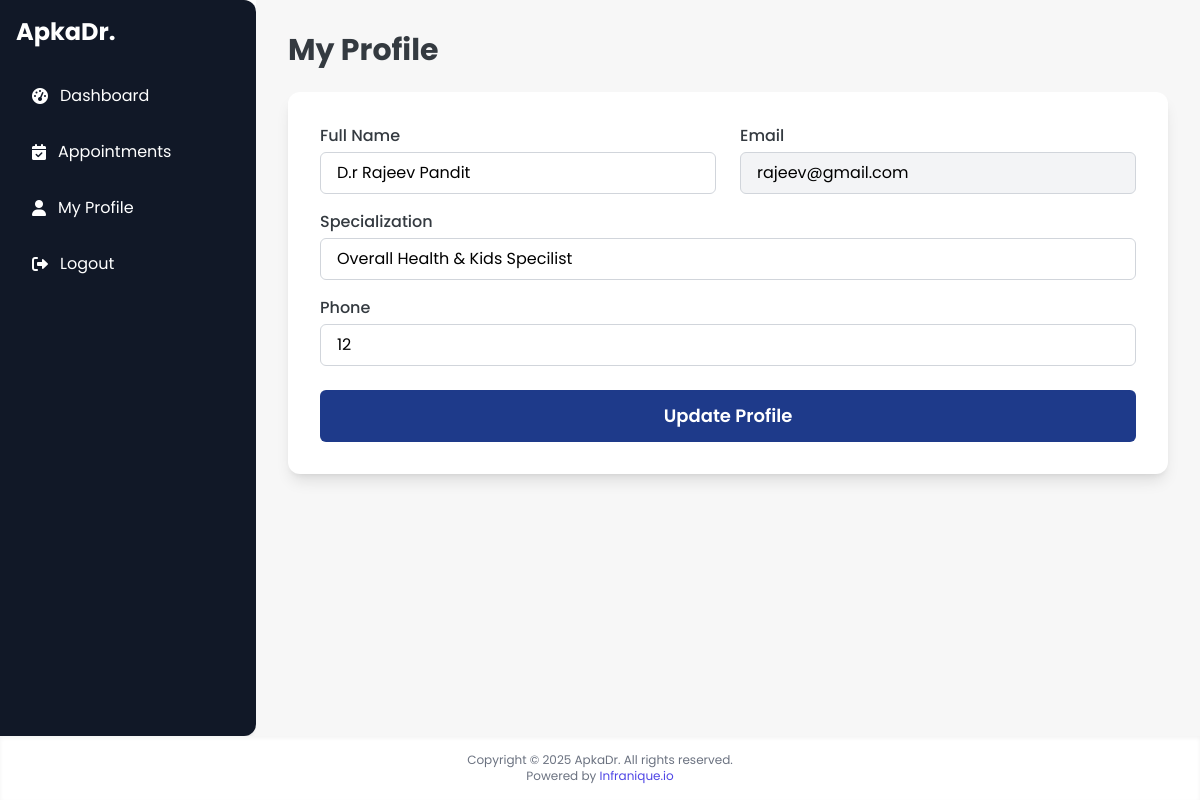
/doctor/profile/1 (signed in), run on the app's committed database.
### backend/models.py (models this page shows, shortened)
class Doctor(db.Model):
    id = db.Column(db.Integer, primary_key=True)
    full_name = db.Column(db.String(100), nullable=False)
    email = db.Column(db.String(100), unique=True, nullable=False)
    phone = db.Column(db.String(20), nullable=False)
    specialty = db.Column(db.String(100), nullable=False)
    password = db.Column(db.String(200), nullable=False)   # Hashed
    status = db.Column(db.String(20), nullable=False, default='pending')     # 'pending' or 'approved'
    photo = db.Column(db.String(200))     # Path to uploaded photo
    age = db.Column(db.Integer(), nullable=True)     # Added age field
    address = db.Column(db.String(200), nullable=True) # Added address field
    available_from = db.Column(db.String(5), nullable=True)
    available_to = db.Column(db.String(5), nullable=True)
    morning_slot = db.Column(db.String(50), nullable=True) # Store full slot description
    afternoon_slot = db.Column(db.String(50), nullable=True) # Store full slot description
    evening_slot = db.Column(db.String(50), nullable=True) # Store full slot description
    appointments = db.relationship('Appointment', backref='doctor', lazy=True, primaryjoin="Doctor.id == Appointment.doctor_id")

### backend/controllers.py (the view, shortened to what this page needs)
@app.route("/doctor/profile/<int:user_id>", methods=["GET", "POST"])
def doctor_profile(user_id):
    doctor = Doctor.query.get_or_404(user_id)
    if session.get("user_type") != "doctor" or session.get("user_id") != doctor.id:
        flash("Unauthorized access", "danger")
        return redirect(url_for("login_page"))
    return render_template("doctor/doctor_profile.html", doctor=doctor)

### templates/doctor/doctor_profile.html (shortened to what this page needs)
<!DOCTYPE html>
<html lang="en">
<head>
    <script src="https://cdn.tailwindcss.com"></script>
    <link rel="stylesheet" href="https://cdnjs.cloudflare.com/ajax/libs/font-awesome/6.0.0-beta3/css/all.min.css">
</head>
<body class="flex flex-col min-h-screen">
    <div class="flex flex-1">
        <aside id="sidebar" class="w-64 bg-gray-900 text-white p-4 shadow-lg transition-all duration-300 ease-in-out
                       hidden lg:flex flex-col flex-shrink-0 rounded-tr-xl rounded-br-xl">
            <h4 class="text-2xl font-bold mb-6">ApkaDr.</h4>
            <nav class="flex-grow">
                <ul class="flex flex-col space-y-2">
                    <li>
                        <a class="flex items-center py-3 px-4 text-white rounded-md hover:bg-gray-700 transition duration-300"
                            href="{{ url_for('doctor_dashboard', user_id=session.get('user_id')) }}">
                            <i class="fas fa-tachometer-alt mr-3"></i> Dashboard
                        </a>
                    </li>
                    <li>
                        <a class="flex items-center py-3 px-4 text-white rounded-md hover:bg-gray-700 transition duration-300"
                            href="{{ url_for('doctor_appointments', user_id=session.get('user_id')) }}">
                            <i class="fas fa-calendar-check mr-3"></i> Appointments
                        </a>
                    </li>
                    <li>
                        <a class="flex items-center py-3 px-4 text-white rounded-md hover:bg-gray-700 transition duration-300 sidebar-link-active"
                            href="{{ url_for('doctor_profile', user_id=session.get('user_id')) }}">
                            <i class="fas fa-user mr-3"></i> My Profile
                        </a>
                    </li>
                    <li>
                        <a class="flex items-center py-3 px-4 text-white rounded-md hover:bg-gray-700 transition duration-300"
                            href="{{ url_for('logout') }}">
                            <i class="fas fa-sign-out-alt mr-3"></i> Logout
                        </a>
                    </li>
                </ul>
            </nav>
        </aside>
        <main class="flex-grow p-4 md:p-8 bg-apkadr-light-gray flex flex-col">
            <h2 class="text-3xl font-bold mb-6 text-apkadr-black">My Profile</h2>
            <form method="POST" class="bg-white p-6 md:p-8 rounded-xl shadow-lg">
                <div class="grid grid-cols-1 md:grid-cols-2 gap-x-6 gap-y-4 mb-4">
                    <div>
                        <label for="full_name" class="block text-apkadr-black text-base font-medium mb-1">Full Name</label>
                        <input type="text" id="full_name" name="full_name" value="{{ doctor.full_name | default('') }}" required
                               class="w-full px-4 py-2 border border-gray-300 rounded-md focus:outline-none focus:ring-2 focus:ring-apkadr-dark-blue focus:border-transparent">
                    </div>
                    <div>
                        <label for="email" class="block text-apkadr-black text-base font-medium mb-1">Email</label>
                        <input type="email" id="email" name="email" value="{{ doctor.email | default('') }}" required readonly
                               class="w-full px-4 py-2 border border-gray-300 rounded-md bg-gray-100 cursor-not-allowed focus:outline-none">
                    </div>
                </div>
                <div class="mb-4">
                    <label for="specialty" class="block text-apkadr-black text-base font-medium mb-1">Specialization</label>
                    <input type="text" id="specialty" name="specialty" value="{{ doctor.specialty | default('') }}" required
                           class="w-full px-4 py-2 border border-gray-300 rounded-md focus:outline-none focus:ring-2 focus:ring-apkadr-dark-blue focus:border-transparent">
                </div>
                <div class="mb-6">
                    <label for="phone" class="block text-apkadr-black text-base font-medium mb-1">Phone</label>
                    <input type="text" id="phone" name="phone" value="{{ doctor.phone | default('') }}" required
                           class="w-full px-4 py-2 border border-gray-300 rounded-md focus:outline-none focus:ring-2 focus:ring-apkadr-dark-blue focus:border-transparent">
                </div>
                <button type="submit"
                        class="w-full bg-apkadr-dark-blue text-white py-3 px-4 rounded-md font-semibold text-lg
                               hover:bg-indigo-700 transition-colors duration-300 focus:outline-none focus:ring-2 focus:ring-apkadr-dark-blue focus:ring-offset-2">
                    Update Profile
                </button>
            </form>
        </main>
    </div>
    <footer class="mt-auto py-4 text-center text-gray-500 text-xs bg-white shadow-inner">
        Copyright &copy; 2025 ApkaDr. All rights reserved.<br>
        Powered by <a href="https://infranique.io" class="text-indigo-600 hover:underline">Infranique.io</a>
    </footer>
</body>
</html>

### templates/doctor/doctor_profile.html (style rules this page uses)
:root { --apkadr-dark-blue: #1e3a8a; --apkadr-gold: #facc15; --apkadr-black: #343a40; --apkadr-light-gray: #f7f7f7; --apkadr-white: #ffffff; }
.sidebar-link-active { @apply bg-gray-700 font-bold; }

### data on the page
Doctor: full_name "D.r Rajeev Pandit", email "rajeev@gmail.com", specialty "Overall Health & Kids Specilist", phone "12"
